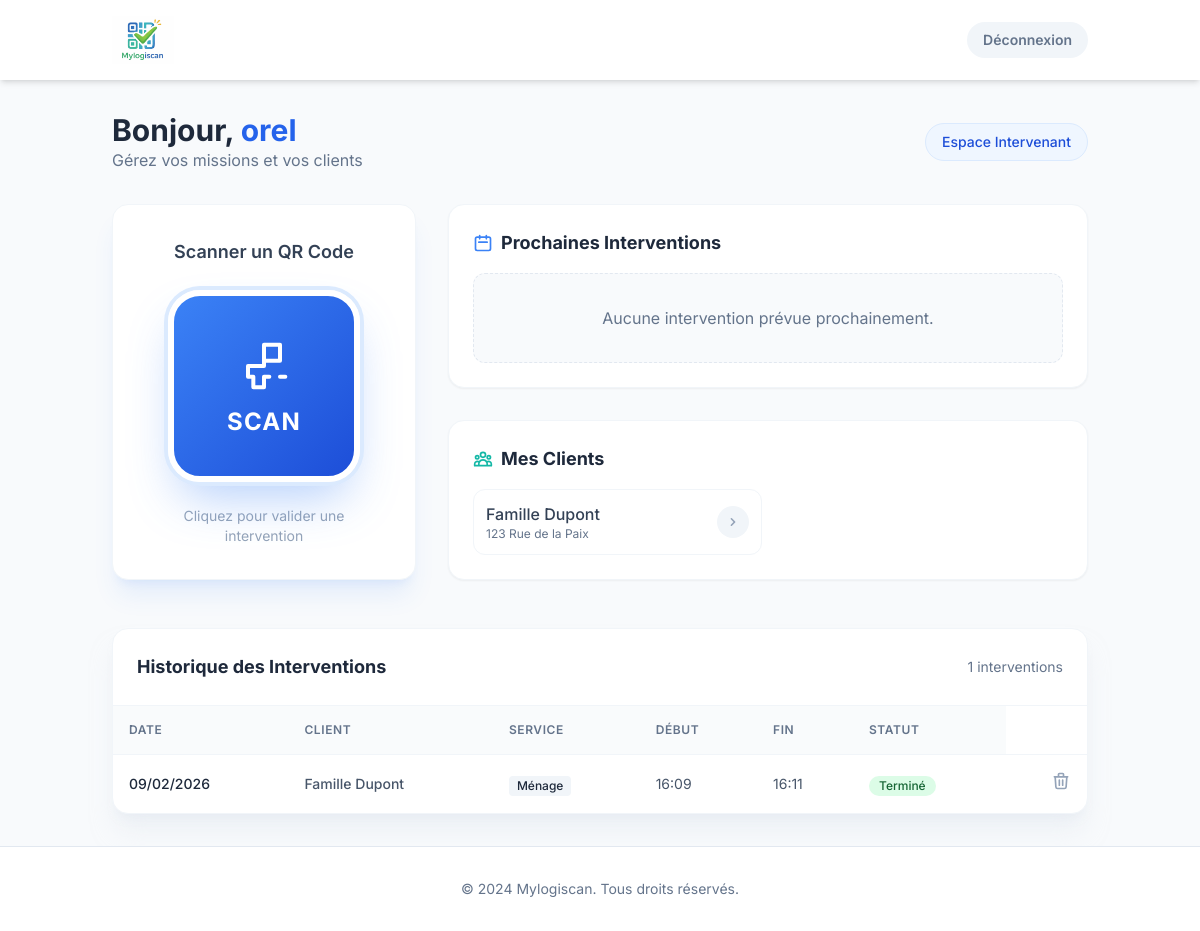
Before: /dashboard/intervenant (signed in) with the older database file.
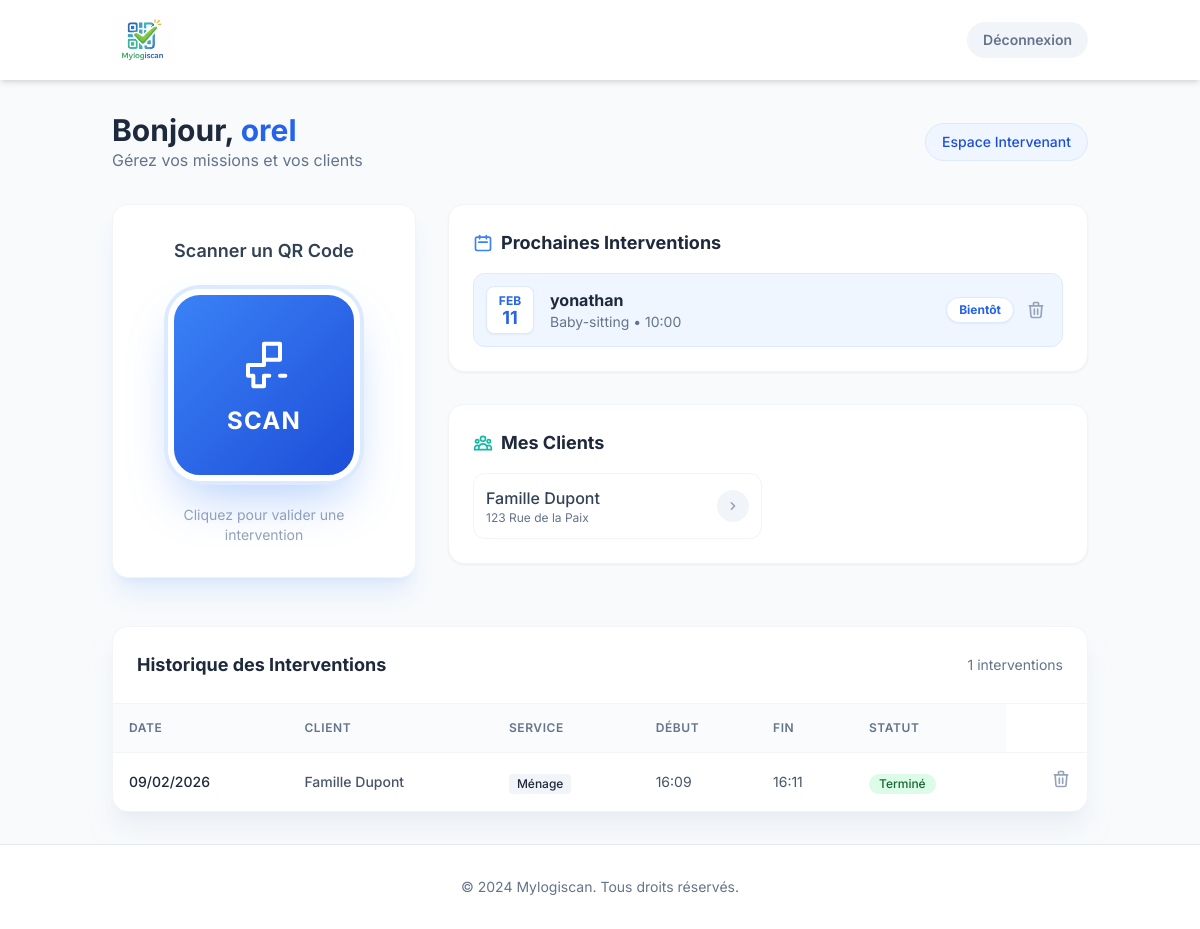
After: the same page with the newer database file.
### app/models.py (models this page shows, shortened)
class Client(db.Model):
    id = db.Column(db.Integer, primary_key=True)
    name = db.Column(db.String(100), nullable=False)
    address = db.Column(db.String(200))
    user_id = db.Column(db.Integer, db.ForeignKey('user.id')) # Link to a User account if they have login
    interventions = db.relationship('Intervention', backref='client', lazy='dynamic')

class Intervention(db.Model):
    id = db.Column(db.Integer, primary_key=True)
    start_time = db.Column(db.DateTime, index=True, default=datetime.utcnow)
    end_time = db.Column(db.DateTime)
    description = db.Column(db.String(500))
    status = db.Column(db.String(20), default='Scheduled') # Scheduled, Completed, DeletionRequested
    cancellation_reason = db.Column(db.String(255))
    intervenant_id = db.Column(db.Integer, db.ForeignKey('user.id'))
    client_id = db.Column(db.Integer, db.ForeignKey('client.id'))
    service_id = db.Column(db.Integer, db.ForeignKey('service.id'))

class Service(db.Model):
    id = db.Column(db.Integer, primary_key=True)
    name = db.Column(db.String(50), unique=True, nullable=False) # e.g., Ménage, Baby-sitting
    interventions = db.relationship('Intervention', backref='service', lazy='dynamic')

### app/routes.py (the view)
@main.route('/dashboard/intervenant')
@login_required
def dashboard_intervenant():
    if current_user.role != 'intervenant':
        return redirect(url_for('main.index'))
    clients = current_user.clients
    now = datetime.now()
    all_interventions = current_user.interventions.order_by(Intervention.start_time.desc()).all()
    upcoming_interventions = [i for i in all_interventions if i.start_time >= now]
    past_interventions = [i for i in all_interventions if i.start_time < now]
    return render_template('dashboard_intervenant.html',
                           clients=clients,
                           upcoming=upcoming_interventions,
                           history=past_interventions)

### app/models.py (called while the page is built)
@login_manager.user_loader
def load_user(user_id):
    return User.query.get(int(user_id))

### app/templates/dashboard_intervenant.html (shortened to what the changed rows need)
{% extends "base.html" %}
{% block content %}
<div class="max-w-6xl mx-auto">
    <div class="flex flex-col md:flex-row md:items-center justify-between mb-8 gap-4">
        <div>
            <h1 class="text-3xl font-bold text-slate-800">Bonjour, <span class="text-brand-600">{{ current_user.username
                    }}</span></h1>
        </div>
    </div>
    <div class="grid grid-cols-1 lg:grid-cols-3 gap-8 mb-12">
        <div class="lg:col-span-2 space-y-8">
            <div class="bg-white rounded-2xl shadow-sm border border-slate-100 p-6">
                {% if upcoming %}
                <div class="space-y-3">
                    {% for intervention in upcoming[:3] %}
                    <div class="flex items-center p-3 bg-brand-50 rounded-xl border border-brand-100">
                        <div
                            class="flex-shrink-0 w-12 h-12 bg-white rounded-lg flex flex-col items-center justify-center text-brand-600 font-bold border border-brand-100 shadow-sm">
                            <span class="text-xs uppercase">{{ intervention.start_time.strftime('%b') }}</span>
                            <span class="text-lg leading-none">{{ intervention.start_time.strftime('%d') }}</span>
                        </div>
                        <div class="ml-4 flex-grow">
                            <h4 class="font-bold text-slate-800">{{ intervention.client.name }}</h4>
                            <p class="text-sm text-slate-500">{{ intervention.service.name }} • {{
                                intervention.start_time.strftime('%H:%M') }}</p>
                        </div>
                        <div class="flex items-center gap-2">
                            {% if intervention.status == 'DeletionRequested' %}
                            <span
                                class="px-3 py-1 bg-red-100 text-red-700 text-xs font-bold rounded-full border border-red-200 shadow-sm">
                                Suppression demandée
                            </span>
                            {% else %}
                            <span
                                class="px-3 py-1 bg-white text-brand-600 text-xs font-bold rounded-full border border-brand-100 shadow-sm">
                                Bientôt
                            </span>
                            <button onclick="openDeleteModal('{{ intervention.id }}')"
                                class="p-1 text-slate-400 hover:text-red-500 transition-colors rounded-full hover:bg-red-50"
                                title="Demander la suppression">
                                <svg xmlns="http://www.w3.org/2000/svg" class="h-5 w-5" fill="none" viewBox="0 0 24 24"
                                    stroke="currentColor">
                                    <path stroke-linecap="round" stroke-linejoin="round" stroke-width="2"
                                        d="M19 7l-.867 12.142A2 2 0 0116.138 21H7.862a2 2 0 01-1.995-1.858L5 7m5 4v6m4-6v6m1-10V4a1 1 0 00-1-1h-4a1 1 0 00-1 1v3M4 7h16" />
                                </svg>
                            </button>
                            {% endif %}
                        </div>
                    </div>
                    {% endfor %}
                </div>
                {% else %}
                <div class="text-center py-8 bg-slate-50 rounded-xl border border-dashed border-slate-200">
                    <p class="text-slate-500">Aucune intervention prévue prochainement.</p>
                </div>
                {% endif %}
            </div>
            <div class="bg-white rounded-2xl shadow-sm border border-slate-100 p-6">
                <div class="grid grid-cols-1 md:grid-cols-2 gap-3">
                    {% for client in clients %}
                    <div
                        class="p-3 border border-slate-100 rounded-xl hover:bg-slate-50 transition-colors flex items-center justify-between">
                        <div>
                            <span class="block font-medium text-slate-700">{{ client.name }}</span>
                            <span class="block text-xs text-slate-500 truncate max-w-[150px]">{{ client.address or
                                'Adresse non renseignée' }}</span>
                        </div>
                        <div class="h-8 w-8 rounded-full bg-slate-100 flex items-center justify-center text-slate-400">
                            <svg xmlns="http://www.w3.org/2000/svg" class="h-4 w-4" viewBox="0 0 20 20"
                                fill="currentColor">
                                <path fill-rule="evenodd"
                                    d="M7.293 14.707a1 1 0 010-1.414L10.586 10 7.293 6.707a1 1 0 011.414-1.414l4 4a1 1 0 010 1.414l-4 4a1 1 0 01-1.414 0z"
                                    clip-rule="evenodd" />
                            </svg>
                        </div>
                    </div>
                    {% else %}
                    <p class="text-slate-400 text-sm italic col-span-2">Aucun client assigné.</p>
                    {% endfor %}
                </div>
            </div>
        </div>
    </div>
    <div class="bg-white rounded-2xl shadow-xl shadow-slate-200/50 border border-slate-100 overflow-hidden">
        <div class="overflow-x-auto">
            <table class="w-full text-left border-collapse">
                <thead class="bg-slate-50/80 border-b border-slate-100">
                    <tr>
                        <th class="p-4 font-semibold text-slate-500 text-xs uppercase tracking-wider">Date</th>
                        <th class="p-4 font-semibold text-slate-500 text-xs uppercase tracking-wider">Client</th>
                        <th class="p-4 font-semibold text-slate-500 text-xs uppercase tracking-wider">Service</th>
                        <th class="p-4 font-semibold text-slate-500 text-xs uppercase tracking-wider">Début</th>
                        <th class="p-4 font-semibold text-slate-500 text-xs uppercase tracking-wider">Fin</th>
                        <th class="p-4 font-semibold text-slate-500 text-xs uppercase tracking-wider">Statut</th>
                    </tr>
                </thead>
                <tbody class="divide-y divide-slate-100">
                    {% for intervention in history %}
                    <tr class="hover:bg-slate-50/50 transition-colors">
                        <td class="p-4 text-sm font-medium text-slate-800">
                            {{ intervention.start_time.strftime('%d/%m/%Y') }}
                        </td>
                        <td class="p-4 text-sm text-slate-600 font-medium">{{ intervention.client.name }}</td>
                        <td class="p-4">
                            <span
                                class="inline-flex items-center px-2 py-0.5 rounded text-xs font-medium bg-slate-100 text-slate-800">
                                {{ intervention.service.name }}
                            </span>
                        </td>
                        <td class="p-4 text-sm text-slate-600">{{ intervention.start_time.strftime('%H:%M') }}</td>
                        <td class="p-4 text-sm text-slate-600">
                            {% if intervention.end_time %}
                            {{ intervention.end_time.strftime('%H:%M') }}
                            {% else %}
                            -
                            {% endif %}
                        </td>
                        <td class="p-4">
                            {% if intervention.status == 'DeletionRequested' %}
                            <span
                                class="inline-flex items-center px-2.5 py-0.5 rounded-full text-xs font-medium bg-red-100 text-red-800">
                                Suppression demandée
                            </span>
                            {% elif intervention.status == 'Scheduled' %}
                            <span
                                class="inline-flex items-center px-2.5 py-0.5 rounded-full text-xs font-medium bg-blue-100 text-blue-800">
                                Programmé
                            </span>
                            {% elif intervention.status == 'InProgress' or (not intervention.end_time and
                            intervention.status != 'Scheduled') %}
                            <span
                                class="inline-flex items-center px-2.5 py-0.5 rounded-full text-xs font-medium bg-amber-100 text-amber-800 animate-pulse">
                                En cours
                            </span>
                            {% elif intervention.status == 'Completed' or intervention.end_time %}
                            <span
                                class="inline-flex items-center px-2.5 py-0.5 rounded-full text-xs font-medium bg-green-100 text-green-800">
                                Terminé
                            </span>
                            {% endif %}
                        </td>
                        <td class="p-4 text-right">
                            {% if intervention.status != 'DeletionRequested' %}
                            <button onclick="openDeleteModal('{{ intervention.id }}')"
                                class="text-slate-400 hover:text-red-500 transition-colors"
                                title="Demander la suppression">
                                <svg xmlns="http://www.w3.org/2000/svg" class="h-5 w-5" fill="none" viewBox="0 0 24 24"
                                    stroke="currentColor">
                                    <path stroke-linecap="round" stroke-linejoin="round" stroke-width="2"
                                        d="M19 7l-.867 12.142A2 2 0 0116.138 21H7.862a2 2 0 01-1.995-1.858L5 7m5 4v6m4-6v6m1-10V4a1 1 0 00-1-1h-4a1 1 0 00-1 1v3M4 7h16" />
                                </svg>
                            </button>
                            {% endif %}
                        </td>
                    </tr>
                    {% else %}
                    <tr>
                        <td colspan="7" class="p-8 text-center text-slate-400">Aucun historique disponible.</td>
                    </tr>
                    {% endfor %}
                </tbody>
            </table>
        </div>
    </div>
</div>
{% endblock %}

Changed rows visible on the page:
added Intervention: start_time "FEB", start_time "11", client.name "yonathan", service.name "Baby-sitting", start_time "10:00", shown under "Prochaines Interventions"
Other visible differences:
text no longer shown: "Aucune intervention prévue prochainement."
